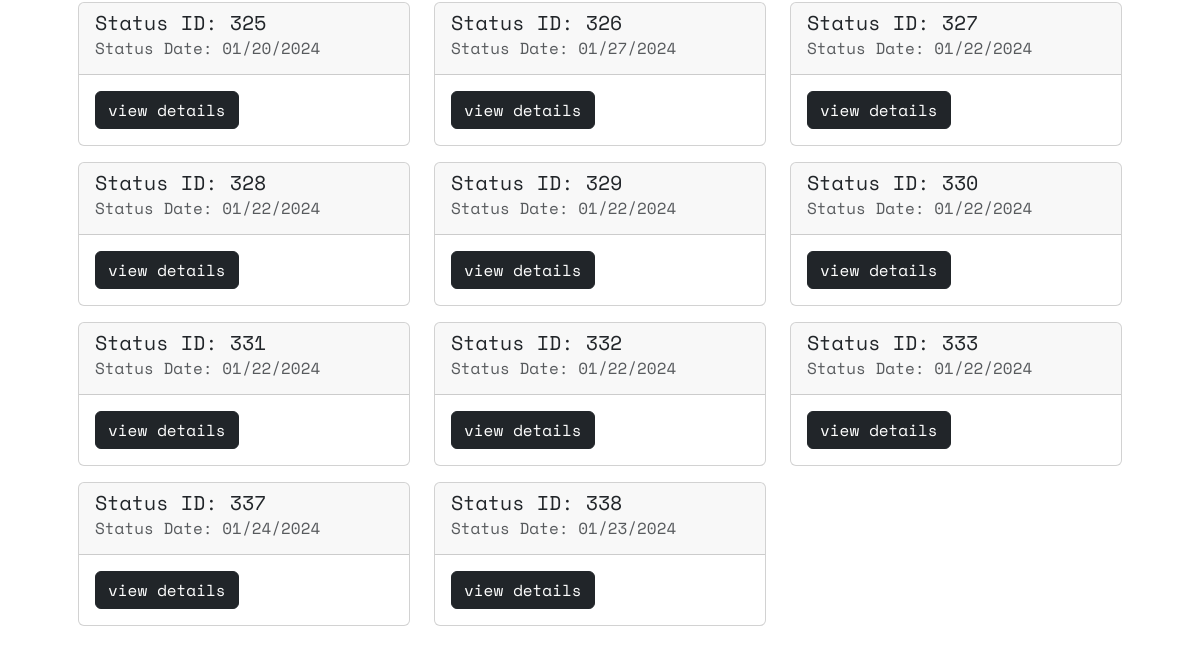
Before: /migraineHistory (signed in, lower part) with the older database file.
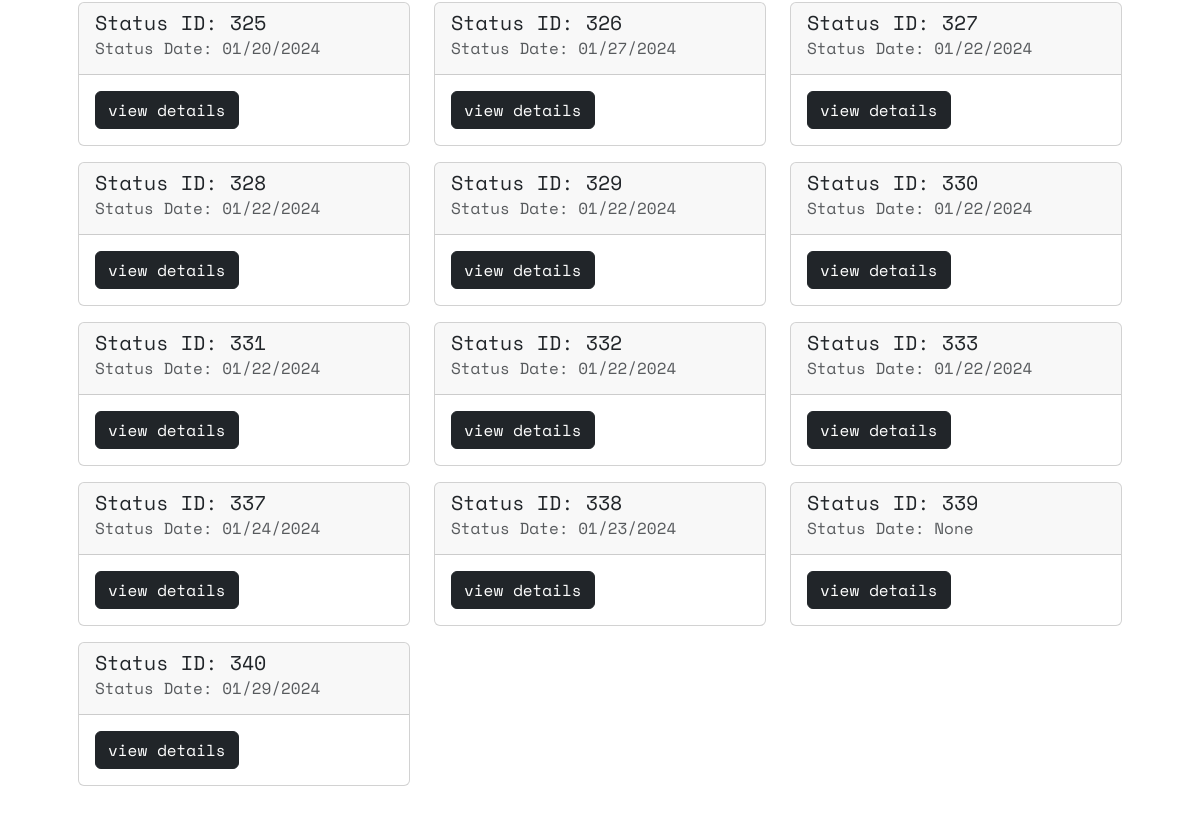
After: the same page with the newer database file.
### website/models.py (models this page shows)
class Status(db.Model):
    id = db.Column(db.Integer, primary_key=True, autoincrement=True)
    date = db.Column(db.String(150))
    severity = db.Column(db.Integer)
    stress = db.Column(db.Integer)
    light = db.Column(db.String(1))
    sound = db.Column(db.String(1))
    nausea = db.Column(db.String(1))
    aura = db.Column(db.String(1))
    visual = db.Column(db.String(1))
    dizzness = db.Column(db.String(1))
    fatigue = db.Column(db.String(1))
    unconcentrated = db.Column(db.String(1))
    neck = db.Column(db.String(1))
    user_id = db.Column(db.Integer, db.ForeignKey("user.id"))

### website/views.py (the view)
@views.route("/migraineHistory")
@login_required
def migraine_history():
    status = Status.query.filter_by(user_id=current_user.id).all()
    return render_template("migraineHistory.html", user=current_user, status=status)

### website/__init__.py (called while the page is built)
def create_app():
    app = Flask(__name__)
    app.config["SECRET_KEY"] = "heisenberg"
    app.config["SQLALCHEMY_DATABASE_URI"] = f"sqlite:///{DB_NAME}"
    db.init_app(app)
    from .views import views
    from .auth import auth
    app.register_blueprint(views, url_prefix="/")
    app.register_blueprint(auth, url_prefix="/")
    from .models import User, Caretaker, Admin
    create_database(app)
    login_manager = LoginManager()
    login_manager.login_view = "auth.login"
    login_manager.login_message = "User needs to be logged in to view this page"
    login_manager.login_message_category = "error"
    login_manager.init_app(app)
    @login_manager.user_loader
    def load_user(email):
        u = User.query.get(email)
        c = Caretaker.query.get(email)
        a = Admin.query.get(email)
        return u or c or a
    return app

### website/templates/migraineHistory.html (shortened to what this page needs)
{% extends 'base.html' %}
{% block body %}
    <div class="row m-4">
        {% for status in status %}
            <div class="col-md-4 mb-3">
                <div class="card">
                    <div class="card-header">
                        <h5 class="card-title">Status ID: {{ status.id }}</h5>
                        <h6 class="card-subtitle mb-2 text-muted">Status Date: {{ status.date }}</h6>
                    </div>
                    <div class="card-body">
                        <button type="button" class="btn btn-dark" data-bs-toggle="modal" data-bs-target="#exampleModal{{ status.id }}">
                            view details
                        </button>
                    </div>
                </div>
            </div>
        {% endfor %}
    </div>
{% endblock %}

Changed rows visible on the page:
added Status: id "339", date "None"
added Status: id "340", date "01/29/2024"
